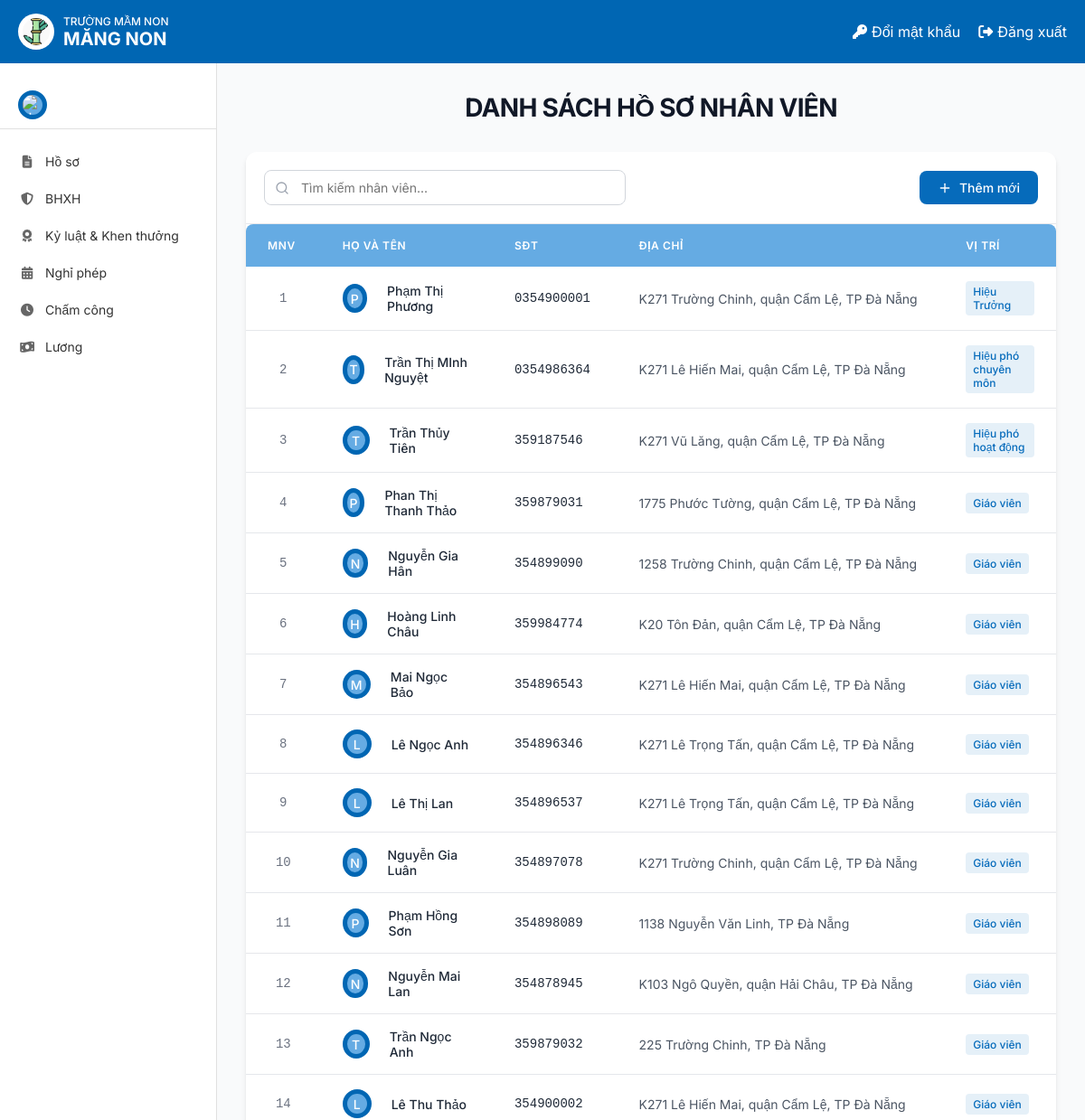
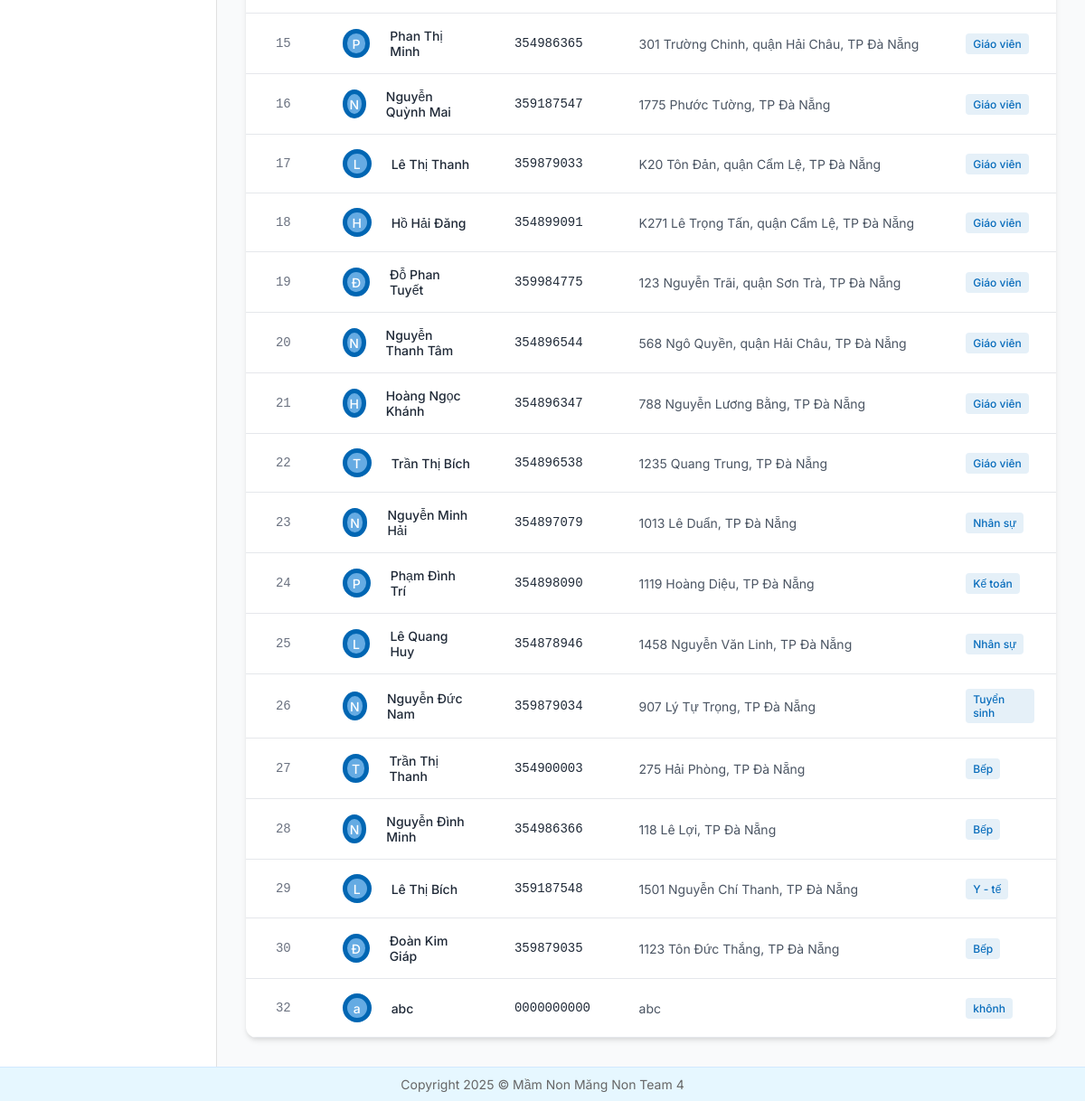
The app's page /dsnhanvien/, older data (2 pictures, top to bottom).
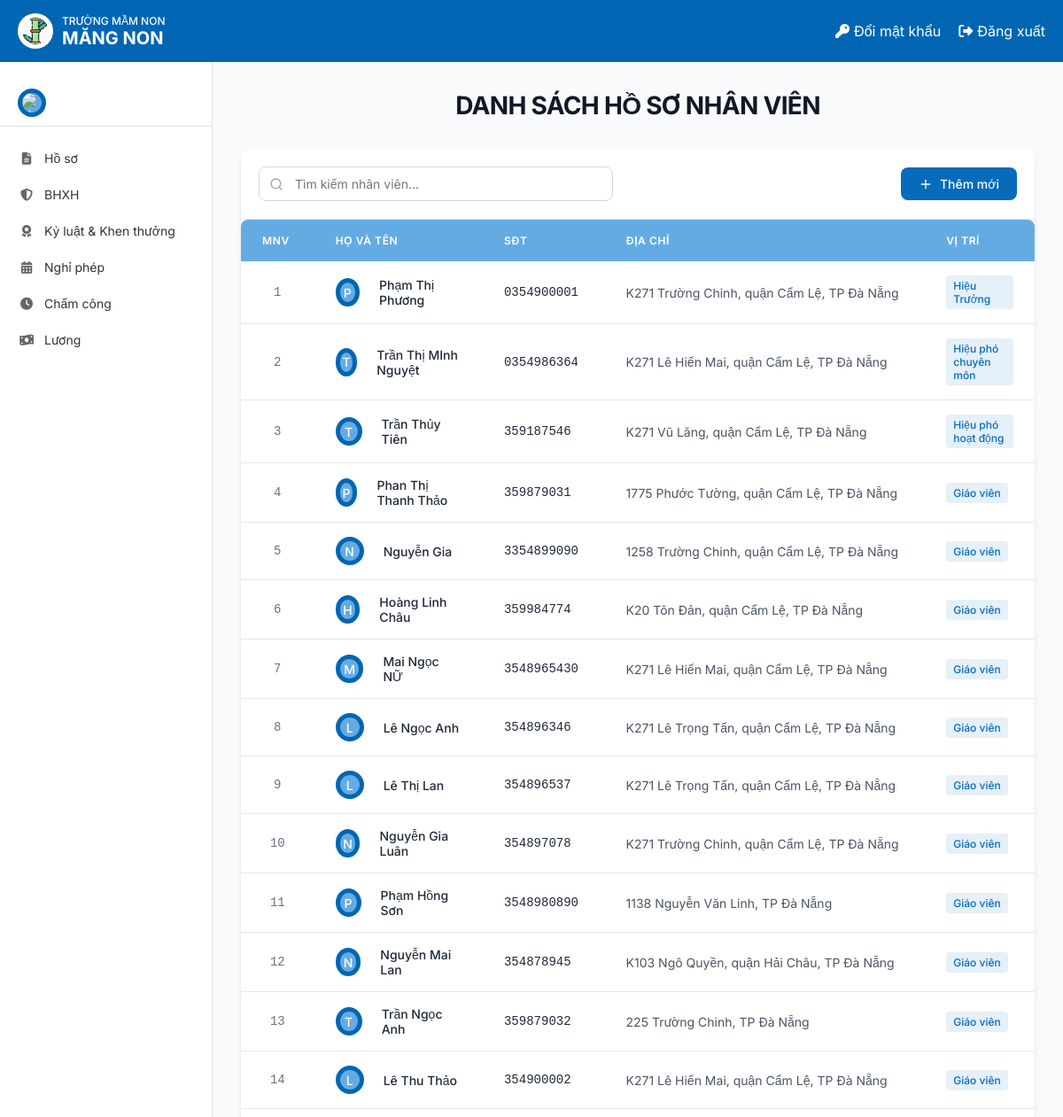
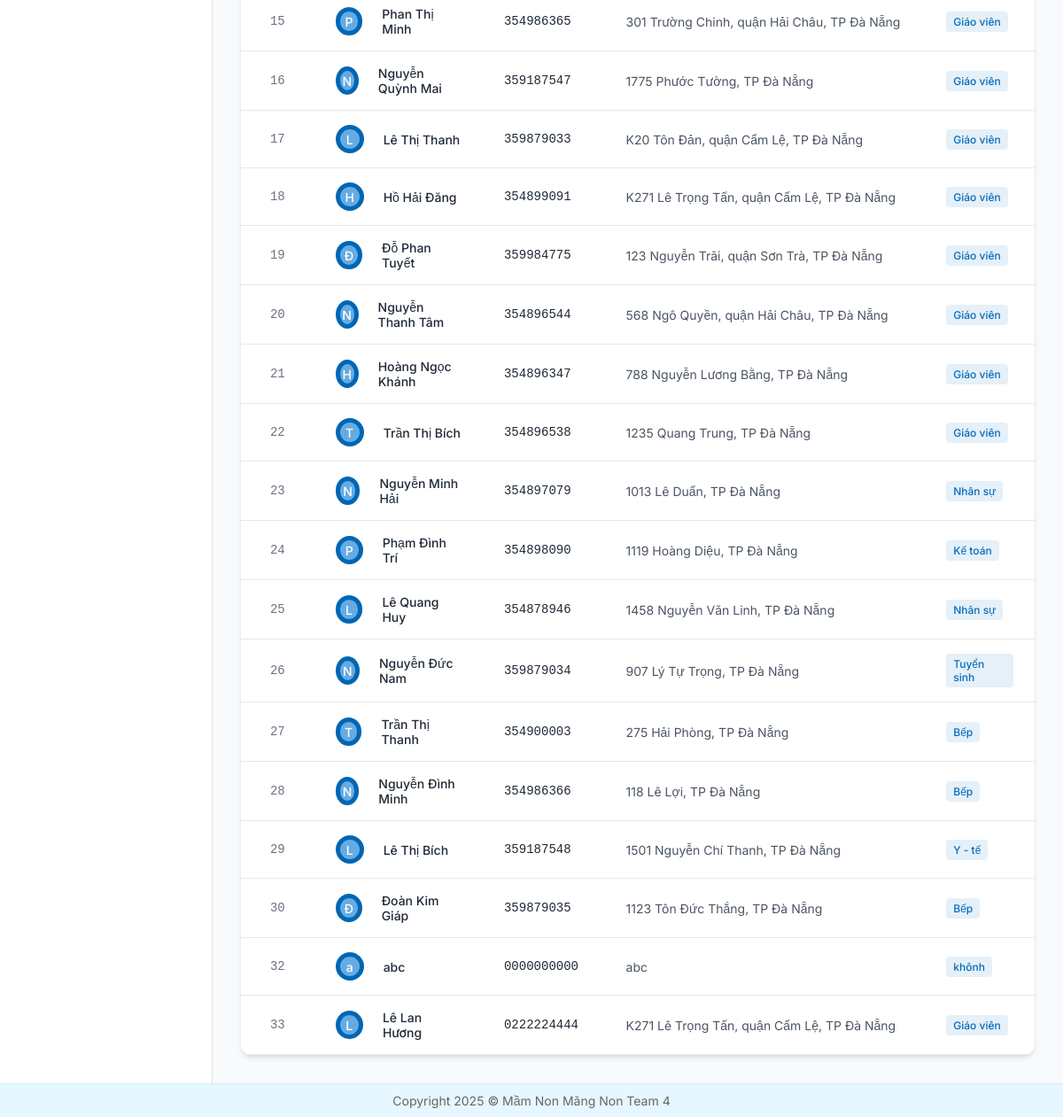
The same page, newer data (2 pictures, top to bottom).
### HOME/models.py (models this page shows, shortened)
class NhanVien(models.Model):
 user = models.OneToOneField(User, on_delete=models.CASCADE, unique=True, null=False, related_name='nhanvien_home')
 ten_nv = models.CharField(max_length=100)
 anh_ca_nhan = models.ImageField(upload_to='nhanvien/', null=True, blank=True)
 gioi_tinh = models.CharField(max_length=10, choices=[('2', 'Nam'), ('1', 'Nữ')],default='1')
 ngay_sinh = models.DateField(null=True)
 vi_tri_cong_viec = models.CharField(max_length=100, blank=True, null=True)
 to_phong_ban = models.CharField(max_length=50, choices=TO_PHONG_BAN_CHOICES)
 trinh_do_hoc_van = models.CharField(max_length=50, choices=TRINH_DO_HOC_VAN_CHOICES)
 chuyen_nganh = models.CharField(max_length=100, null=True)
 noi_dao_tao = models.CharField(max_length=100)
 nam_tn = models.IntegerField(null=True)
 ngay_cap = models.DateField(null=True)
 noi_cap = models.CharField(max_length=100)
 dia_chi_tam_tru = models.TextField(null=True)
 chuc_vu = models.CharField(max_length=150, null=True)
 so_dien_thoai = models.CharField(
     max_length=10,
     unique=True)
 email = models.EmailField(unique=True, max_length=50, null=True)
 so_cccd = models.CharField(
     max_length=12,
     unique=True
 )
 phu_caps = models.ManyToManyField(PhuCap, through='PhuCapNhanVien',blank=True)
 class Meta:
     db_table = 'HOME_nhanvien'

### HoSo/views.py (the view)
# urls.py: path('dsnhanvien/', danh_sach_nhan_vien, name='DanhSachNhanVien'),
def danh_sach_nhan_vien(request):
    query = request.GET.get('q', '')  # Lấy giá trị tìm kiếm từ thanh tìm kiếm
    if query:
        nhan_vien_list = NhanVien.objects.filter(ten_nv__icontains=query)  # Lọc nhân viên theo tên
    else:
        nhan_vien_list = NhanVien.objects.all()  # Nếu không có tìm kiếm, hiển thị tất cả nhân viên
    return render(request, 'HoSo/danhsachnhanvien.html', {
        'nhan_vien_list': nhan_vien_list,
        'query': query
    })

### templates/HoSo/danhsachnhanvien.html (shortened to what this page needs)
{% extends "home.html" %}
{% load static %}
{% block page_background %}
<div class="employee-list-page">
  <div class="page-header">
    <h1 class="page-title">DANH SÁCH HỒ SƠ NHÂN VIÊN</h1>
  </div>
  <div class="content-card">
    <div class="toolbar">
      <div class="search-container">
        <form method="GET" action="{% url 'DanhSachNhanVien' %}">
          <div class="search-input-wrapper">
            <svg class="search-icon" viewBox="0 0 24 24" fill="none" stroke="currentColor" stroke-width="2" stroke-linecap="round" stroke-linejoin="round">
              <circle cx="11" cy="11" r="8"></circle>
              <line x1="21" y1="21" x2="16.65" y2="16.65"></line>
            </svg>
            <input type="text" name="q" value="{{ query }}" placeholder="Tìm kiếm nhân viên..." class="search-input">
          </div>
        </form>
      </div>
      <a href="{% url 'ThemMoiHoSo' %}" class="add-button">
        <svg class="button-icon" viewBox="0 0 24 24" fill="none" stroke="currentColor" stroke-width="2" stroke-linecap="round" stroke-linejoin="round">
          <line x1="12" y1="5" x2="12" y2="19"></line>
          <line x1="5" y1="12" x2="19" y2="12"></line>
        </svg>
        Thêm mới
      </a>
    </div>
    <div class="table-container">
      <table class="employee-table">
        <thead>
          <tr>
            <th class="id-column">MNV</th>
            <th class="name-column">Họ và tên</th>
            <th class="phone-column">SĐT</th>
            <th class="address-column">Địa chỉ</th>
            <th class="position-column">Vị trí</th>
          </tr>
        </thead>
        <tbody>
          {% for nhan_vien in nhan_vien_list %}
          <tr class="employee-row">
            <td class="id-cell">{{ nhan_vien.id }}</td>
            <td class="name-cell">
              <a href="{% url 'QLXemHoSo' nhan_vien.id %}" class="employee-link">
                <div class="employee-name">
                  <div class="avatar">{{ nhan_vien.ten_nv|slice:":1" }}</div>
                  <span>{{ nhan_vien.ten_nv }}</span>
                </div>
              </a>
            </td>
            <td class="phone-cell">{{ nhan_vien.so_dien_thoai }}</td>
            <td class="address-cell">{{ nhan_vien.dia_chi_tam_tru }}</td>
            <td class="position-cell">
              <span class="position-badge">{{ nhan_vien.vi_tri_cong_viec }}</span>
            </td>
          </tr>
          {% endfor %}
        </tbody>
      </table>
    </div>
  </div>
</div>
<link rel="stylesheet" href="{% static 'css/dsnhanvienHoSo.css' %}">
{% endblock %}

Row changes from the older to the newer data that the page shows:
changed NhanVien "1258 Trường Chinh, quận Cẩm Lệ, TP Đà Nẵng": ten_nv "Nguyễn Gia Hân" → "Nguyễn Gia"; so_dien_thoai "354899090" → "3354899090"
changed NhanVien id 7: ten_nv "Mai Ngọc Bảo" → "Mai Ngọc NỮ"; so_dien_thoai "354896543" → "3548965430"
changed NhanVien "Phạm Hồng Sơn": so_dien_thoai "354898089" → "3548980890"
added NhanVien: id "33", ten_nv "L", ten_nv "Lê Lan Hương", so_dien_thoai "0222224444", dia_chi_tam_tru "K271 Lê Trọng Tấn, quận Cẩm Lệ, TP Đà Nẵng", vi_tri_cong_viec "Giáo viên"
